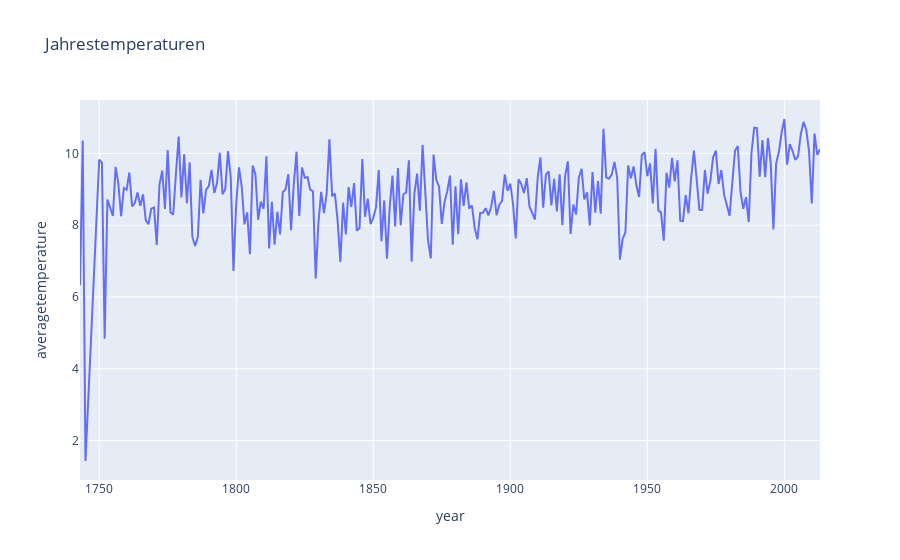

Here is the notebook cell this chart was saved with:
### Code cell
fig = px.line(df_Germany_years, x=df_Germany_years.index, y="averagetemperature", title='Jahrestemperaturen')
fig.show()

### Figure 1 — Plotly figure (JSON) as saved in the notebook; plotly's stock layout.template omitted (floating-point values rounded to 4 significant figures; data arrays with more than 128 entries replaced by an {"elided": "..."} marker saying what was removed)
{"data": [{"hovertemplate": "year=%{x}<br>averagetemperature=%{y}<extra></extra>", "legendgroup": "", "line": {"color": "#636efa", "dash": "solid"}, "marker": {"symbol": "circle"}, "mode": "lines", "name": "", "orientation": "v", "showlegend": false, "x": {"elided": "267 int values"}, "xaxis": "x", "y": {"elided": "267 float values"}, "yaxis": "y", "type": "scatter"}], "layout": {"xaxis": {"anchor": "y", "domain": [0.0, 1.0], "title": {"text": "year"}}, "yaxis": {"anchor": "x", "domain": [0.0, 1.0], "title": {"text": "averagetemperature"}}, "legend": {"tracegroupgap": 0}, "title": {"text": "Jahrestemperaturen"}}}
